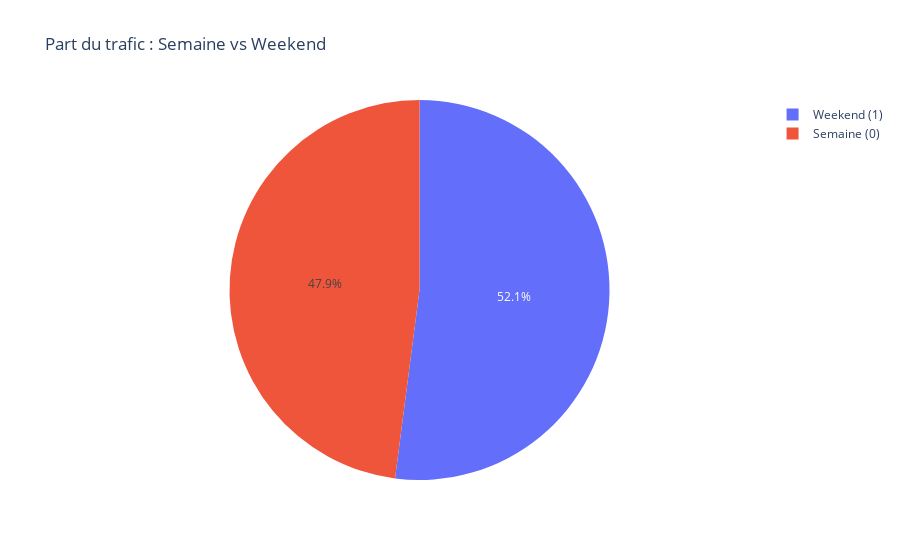

Notebook code cell kept with this figure:
### Code cell
# Semaine vs week-end
if 'is_weekend' in df.columns:
    agg = df.groupby('is_weekend')['somme_de_montants'].sum()
    labels = ['Semaine (0)', 'Weekend (1)']
    fig = px.pie(values=agg.values, names=[labels[i] for i in agg.index], title="Part du trafic : Semaine vs Weekend")
    fig.show()

### Figure 1 — Plotly figure (JSON) as saved in the notebook; plotly's stock layout.template omitted (floating-point values rounded to 4 significant figures)
{"data": [{"domain": {"x": [0, 1], "y": [0, 1]}, "hovertemplate": "label=%{label}<br>value=%{value}<extra></extra>", "labels": ["Semaine (0)", "Weekend (1)"], "legendgroup": "", "name": "", "showlegend": true, "type": "pie", "values": [3138876, 3407945]}], "layout": {"legend": {"tracegroupgap": 0}, "title": {"text": "Part du trafic : Semaine vs Weekend"}}}
